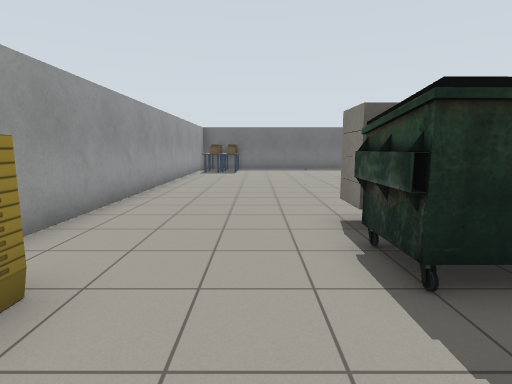
View 1 (above)

16 first-person views from a walk through a robot-simulator world made for Gazebo. The camera is 1.2 m above the floor, tilts 8° down and sees 80° across. Floor lines are 1 m apart. The floor is counted in squares, 1 m on a side. Each view is taken from the middle of a square. On the plan, view 1 faces up. The plan holds only what a view shows up to about 13 squares ahead; the rest is blank. Simple patterns stand in for the simulator's built-in surfaces. Some surface patterns are stand-ins.

View 2
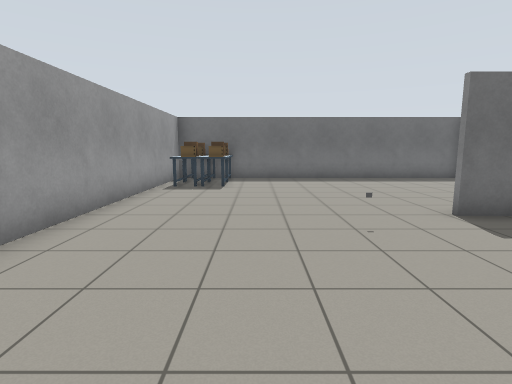

View 3
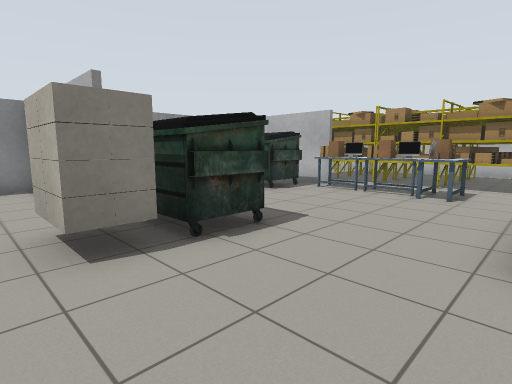

View 4
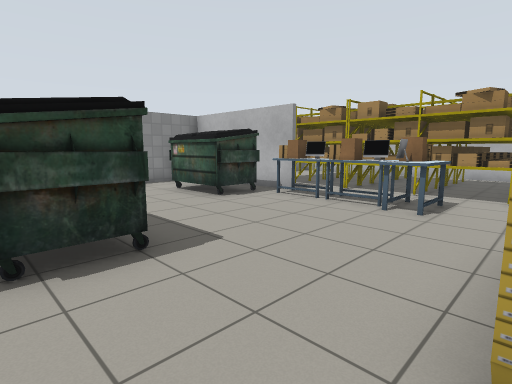

View 5
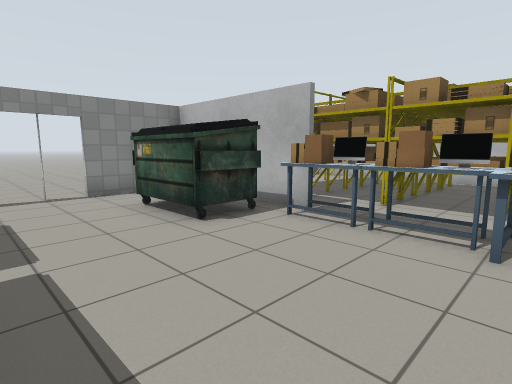

View 6
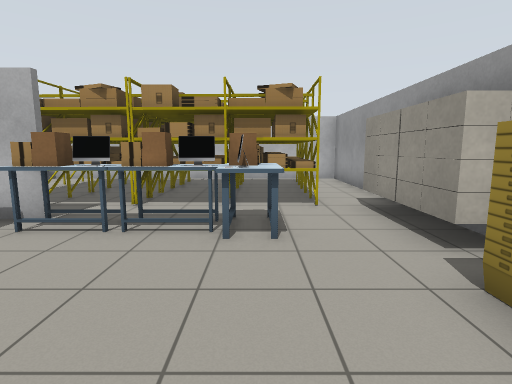

View 7
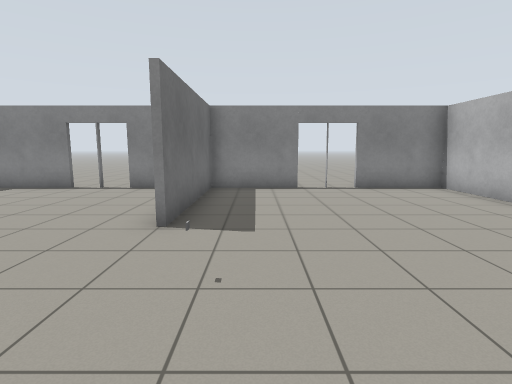

View 8
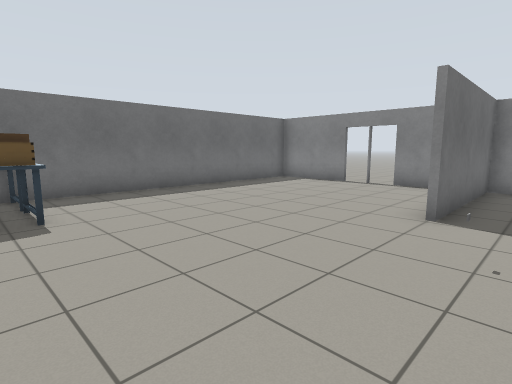

View 9
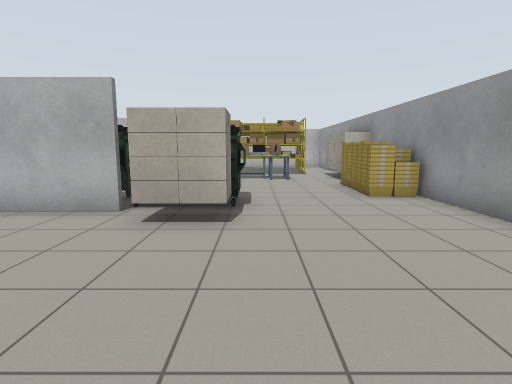

View 10
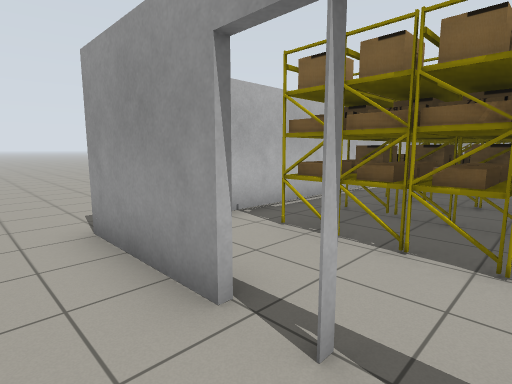

View 11
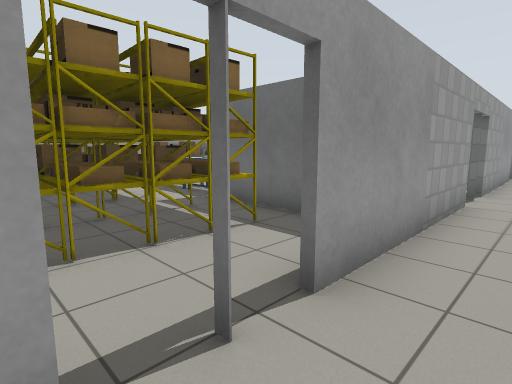

View 12
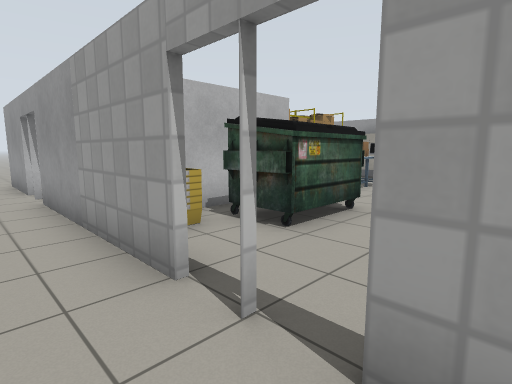

View 13
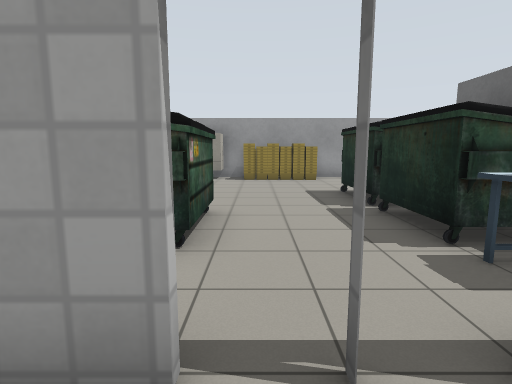

View 14
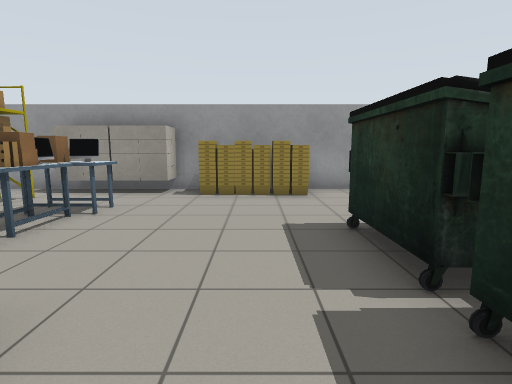

View 15
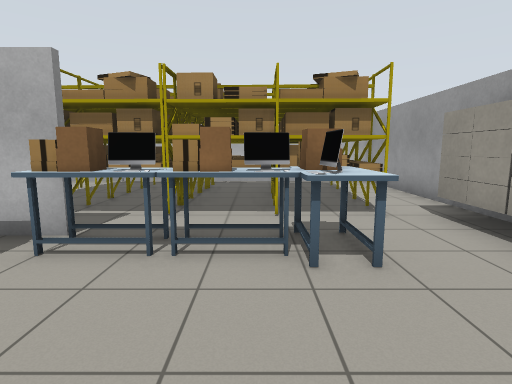

View 16
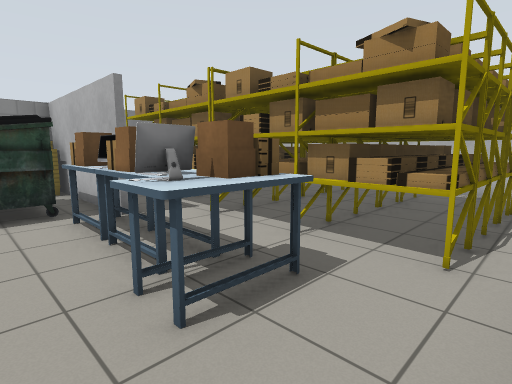

### Floor plan
Points are (right, up) in squares from view 1. A wall is a line through its corners. A room is listed if a view was taken in it or the views show most of it. See-through windows are left out.
Room 1 (views 1, 2, 3, 4, 5, 6, 7, 8, 9, 14, 15, 16)
walls: (3.6, 4.2) (8.5, 4.2) (8.5, 6.9); (-3.2, -0.4) (-3.2, -10.5) (8.5, -10.5); (3.6, -3.1) (7.5, -3.1); (8.5, 8.6) (8.5, 11.4) (3.6, 11.4); (8.5, -1.5) (8.5, -0.4); (6.6, -3.3) (4.4, -3.3); (8.5, 12.9) (8.5, 14); (8.5, 15.7) (8.5, 18.2); (8.4, 18.7) (-3.2, 18.7) (-3.2, 2.4)
ways out: open door at (8.6, -6.8) to room 2; open door at (8.5, 7.5) to room 3; open door at (8.5, 0.5) to room 4; open door at (8.6, 14.8)
objects: other object (-3, -4); other object (-3, -2); bucket (-3, 0) to (-2, 0); bucket (-3, 1); bucket (-3, 1) to (-2, 2); desk (-2, 16); desk (-2, 17) to (-2, 18); shelf (-1, -9) to (2, -9); shelf (-1, -8) to (2, -7); shelf (-1, -6) to (2, -6); shelf (-1, -5) to (2, -5); desk (-1, 16); desk (-1, 17) to (-1, 18); desk (0, -3) to (0, -2); desk (1, -3) to (2, -2); dumpster (1, 3) to (3, 3); other object (2, 4) to (3, 5); other object (2, 11); shelf (3, -9) to (6, -9); shelf (3, -8) to (6, -8); shelf (3, -7) to (6, -7); shelf (3, -6) to (6, -6); shelf (3, -5) to (6, -5); desk (3, -3) to (4, -2); dumpster (4, -2) to (6, -1); dumpster (4, 3) to (6, 3); bucket (7, -3) to (8, -2); desk (7, 3) to (8, 3)
Room 2 (views 10, 11)
walls: (8.6, -7.8) (8.6, -10.8)
ways out: open door at (8.6, -6.8) to room 1; opening at (10, -6) to room 4; opening at (8, -12)
Room 3 (view 12)
walls: (8.6, 6.9) (8.6, 1.4)
ways out: open door at (8.5, 7.5) to room 1; opening at (10, 1) to room 4; opening at (10, 8)
Room 4 (view 13)
walls: (8.6, -3.4) (8.6, -6); (8.6, -0.4) (8.6, -1.6)
ways out: open door at (8.5, 0.5) to room 1; opening at (10, -6) to room 2; opening at (10, 1) to room 3

Where each view was taken, in squares from view 1:
view 1: 0 up, 0 right, facing up
view 2: 6 up, 0 right, facing up
view 3: 6 up, 2 left, facing down-right
view 4: 4 up, 2 left, facing down-right
view 5: 2 up, 0 right, facing down-right
view 6: 2 up, 0 right, facing down
view 7: 10 up, 1 left, facing right
view 8: 10 up, 2 left, facing up-right
view 9: 10 up, 1 right, facing down
view 10: 6 down, 10 right, facing down-left
view 11: 8 down, 10 right, facing up-left
view 12: 2 up, 10 right, facing down-left
view 13: 0 up, 10 right, facing left
view 14: 1 up, 6 right, facing left
view 15: 1 up, 1 right, facing down
view 16: 1 down, 2 left, facing down-right
